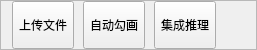
     <widget class="QFrame" name="frame">
      <property name="maximumSize">
       <size>
        <width>16777215</width>
        <height>50</height>
       </size>
      </property>
      <property name="frameShape">
       <enum>QFrame::StyledPanel</enum>
      </property>
      <property name="frameShadow">
       <enum>QFrame::Raised</enum>
      </property>
      <layout class="QHBoxLayout" name="horizontalLayout_13">
       <property name="spacing">
        <number>9</number>
       </property>
       <property name="topMargin">
        <number>0</number>
       </property>
       <property name="rightMargin">
        <number>0</number>
       </property>
       <property name="bottomMargin">
        <number>0</number>
       </property>
       <item>
        <widget class="QToolButton" name="uploadButton">
         <property name="sizePolicy">
          <sizepolicy hsizetype="Preferred" vsizetype="Preferred">
           <horstretch>0</horstretch>
           <verstretch>0</verstretch>
          </sizepolicy>
         </property>
         <property name="minimumSize">
          <size>
           <width>0</width>
           <height>0</height>
          </size>
         </property>
         <property name="text">
          <string>上传文件</string>
         </property>
         <property name="icon">
          <iconset>
           <normaloff>C:/Users/toadstool/.designer/backup/pictures/logo_1.jpg</normaloff>C:/Users/toadstool/.designer/backup/pictures/logo_1.jpg</iconset>
         </property>
         <property name="popupMode">
          <enum>QToolButton::DelayedPopup</enum>
         </property>
         <property name="toolButtonStyle">
          <enum>Qt::ToolButtonTextBesideIcon</enum>
         </property>
         <property name="autoRaise">
          <bool>false</bool>
         </property>
         <property name="arrowType">
          <enum>Qt::NoArrow</enum>
         </property>
        </widget>
       </item>
       <item>
        <widget class="QToolButton" name="outlineButton">
         <property name="sizePolicy">
          <sizepolicy hsizetype="Preferred" vsizetype="Preferred">
           <horstretch>0</horstretch>
           <verstretch>0</verstretch>
          </sizepolicy>
         </property>
         <property name="text">
          <string>自动勾画</string>
         </property>
        </widget>
       </item>
       <item>
        <widget class="QToolButton" name="integrateButton">
         <property name="sizePolicy">
          <sizepolicy hsizetype="Preferred" vsizetype="Preferred">
           <horstretch>0</horstretch>
           <verstretch>0</verstretch>
          </sizepolicy>
         </property>
         <property name="text">
          <string>集成推理</string>
         </property>
        </widget>
       </item>
       <item>
        <spacer name="horizontalSpacer">
         <property name="orientation">
          <enum>Qt::Horizontal</enum>
         </property>
         <property name="sizeHint" stdset="0">
          <size>
           <width>40</width>
           <height>20</height>
          </size>
         </property>
        </spacer>
       </item>
      </layout>
     </widget>
